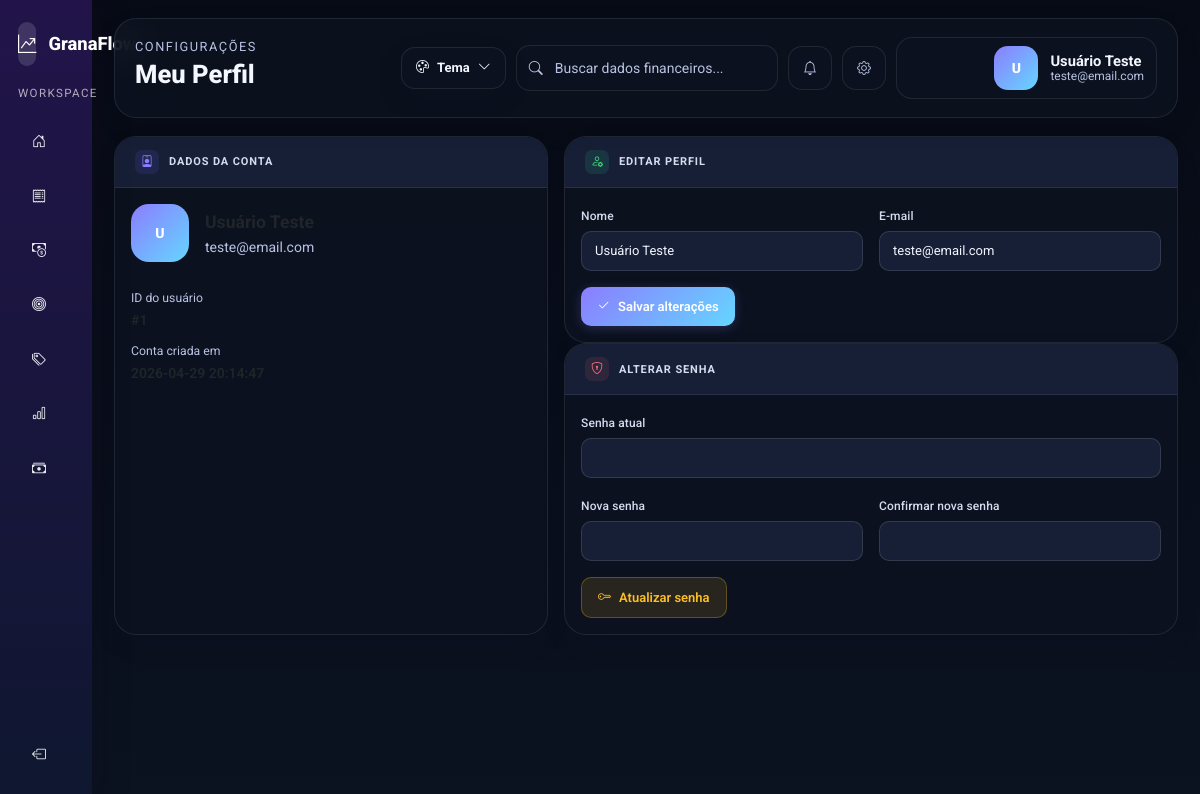
Page /public/perfil (signed in) on the committed database.
### tables this page shows
CREATE TABLE IF NOT EXISTS usuarios (
  id_usuario INT AUTO_INCREMENT PRIMARY KEY,
  nome VARCHAR(30) NOT NULL,
  email VARCHAR(50) NOT NULL UNIQUE,
  senha VARCHAR(255) NOT NULL,
  id_moeda INT DEFAULT 1,
  data_criacao DATETIME DEFAULT CURRENT_TIMESTAMP,
  data_atualizacao DATETIME DEFAULT CURRENT_TIMESTAMP ON UPDATE CURRENT_TIMESTAMP,
  FOREIGN KEY (id_moeda) REFERENCES moedas(id_moeda)
);

### app/Core/Controller.php (called while the page is built, shortened)
<?php
class Controller
{
    public function model($model)
    {
        $file = dirname(__DIR__) . '/Models/' . $model . '.php';
        return new $modelClass();
    }
    public function view($view, $data = [])
    {
        extract($data);
        $file = dirname(__DIR__) . '/Views/' . $view . '.php';
        require_once $file;
    }
}

### app/Controllers/PerfilController.php (called while the page is built, shortened)
<?php
class PerfilController extends Controller
{
    public function index()
    {
        $userModel = $this->model('User');
        $usuario = $userModel->getById($_SESSION['id_usuario']);
        $data = [
            'csrf_token' => $this->gerarTokenCSRF(),
            'usuario' => $usuario,
            'nome_usuario' => $usuario['nome'] ?? ($_SESSION['nome'] ?? 'Usuário'),
        ];
        $this->view('perfil/index', $data);
    }
}

### app/Core/App.php (called while the page is built, shortened)
<?php
class App
{
    protected $method     = 'login';
    public function __construct()
    {
        $url = $this->parseUrl();
        $route = strtolower($url[0]);
        $aliases = [
            'categoria' => 'CategoriaController',
            'categorias' => 'CategoriaController',
            'perfil' => 'PerfilController',
            'relatorio' => 'RelatorioController',
            'relatorios' => 'RelatorioController',
            'receita' => 'ReceitasController',
            'receitas' => 'ReceitasController',
        ];
        $controllerNome = $aliases[$route] ?? (ucfirst($route) . 'Controller');
        $this->controller = $controllerNome;
        unset($url[0]);
        $url = array_values($url);
        $controllerObj   = new $controllerClass();
        if (!empty($url[0]) && method_exists($controllerObj, $url[0])) {
            $this->method = $url[0];
            unset($url[0]);
            $url = array_values($url);
        } else {
            $defaults = [
                'AuthController'      => 'login',
                'DashboardController' => 'index',
                'GastosController'    => 'index',
                'MetasController'     => 'index',
            ];
            $this->method = $defaults[$this->controller] ?? 'index';
        }
        $this->params = $url;
        call_user_func_array([$controllerObj, $this->method], $this->params);
    }
    protected function parseUrl()
    {
        if (isset($_GET['url'])) {
            return array_values(explode(
                '/',
                filter_var(rtrim($_GET['url'], '/'), FILTER_SANITIZE_URL)
            ));
        }
        return [];
    }
}

### public/index.php (called while the page is built)
<?php
require_once dirname(__DIR__) . '/app/init.php';
require_once dirname(__DIR__) . '/app/Core/App.php';
new \App\Core\App();

### app/init.php (called while the page is built, shortened)
<?php
spl_autoload_register(function ($class) {
    if (strpos($class, 'App\\') === 0) {
        $relative = substr($class, 4);
        $relative = str_replace('\\', '/', $relative);
        $file = dirname(__DIR__) . '/app/' . $relative . '.php';
    }
});

### app/Core/Model.php (called while the page is built, shortened)
<?php
class Model
{
    public function __construct()
    {
        $host   = "localhost";
        $usuario = "root";
        $senha  = "";
        $banco  = "granaflow";
        $porta  = 3308;
        $this->db = new mysqli($host, $usuario, $senha, $banco, $porta);
    }
}

### app/Models/User.php (called while the page is built, shortened)
<?php
class User extends Model
{
    public function getById($id_usuario)
    {
        $sql = "SELECT id_usuario, nome, email, id_moeda, data_criacao, data_atualizacao FROM usuarios WHERE id_usuario = ?";
        $stmt = $this->db->prepare($sql);
        $stmt->bind_param("i", $id_usuario);
        $stmt->execute();
        return $stmt->get_result()->fetch_assoc();
    }
}

### app/Views/perfil/index.php (the view, shortened to what this page needs)
<?php
require_once dirname(__DIR__) . '/partials/shell_top.php';
?>
<div class="row g-3">
    <div class="col-lg-5">
        <div class="card formulario-card h-100">
            <div class="card-header">
                <div class="card-header-icon" style="background:rgba(108,99,255,0.12);color:var(--accent);">
                    <i class="bi bi-person-badge"></i>
                </div>
                <h6>Dados da Conta</h6>
            </div>
            <div class="card-body">
                <div class="d-flex align-items-center gap-3 mb-4">
                    <div class="crm-user-avatar" style="width:58px;height:58px;border-radius:18px;">
                        <?= strtoupper(substr($usuario['nome'] ?? ($_SESSION['nome'] ?? 'U'), 0, 1)) ?>
                    </div>
                    <div>
                        <div class="fw-bold" style="font-size:1.1rem;"><?= htmlspecialchars($usuario['nome'] ?? ($_SESSION['nome'] ?? 'Usuário')) ?></div>
                        <div class="page-subtitle"><?= htmlspecialchars($usuario['email'] ?? ($_SESSION['email'] ?? '')) ?></div>
                    </div>
                </div>
                <div class="mb-2">
                    <small class="page-subtitle">ID do usuário</small>
                    <div class="fw-semibold">#<?= (int) ($_SESSION['id_usuario'] ?? 0) ?></div>
                </div>
                <div class="mb-2">
                    <small class="page-subtitle">Conta criada em</small>
                    <div class="fw-semibold"><?= htmlspecialchars($usuario['data_criacao'] ?? '—') ?></div>
                </div>
            </div>
        </div>
    </div>
    <div class="col-lg-7">
        <div class="card formulario-card mb-3">
            <div class="card-header">
                <div class="card-header-icon" style="background:rgba(52,211,153,0.12);color:var(--green);">
                    <i class="bi bi-person-gear"></i>
                </div>
                <h6>Editar Perfil</h6>
            </div>
            <div class="card-body">
                <form method="POST" action="<?= BASE_URL ?>perfil/atualizar" class="row g-3">
                    <div class="col-md-6">
                        <label class="form-label">Nome</label>
                        <input type="text" name="nome" class="form-control" value="<?= htmlspecialchars($usuario['nome'] ?? '') ?>" minlength="3" maxlength="30" required>
                    </div>
                    <div class="col-md-6">
                        <label class="form-label">E-mail</label>
                        <input type="email" name="email" class="form-control" value="<?= htmlspecialchars($usuario['email'] ?? '') ?>" required>
                    </div>
                    <div class="col-12">
                        <button type="submit" class="btn btn-primary btn-acao">
                            <i class="bi bi-check2 me-2"></i>Salvar alterações
                        </button>
                    </div>
                </form>
            </div>
        </div>
        <div class="card formulario-card" id="senha">
            <div class="card-header">
                <div class="card-header-icon" style="background:rgba(248,113,113,0.10);color:var(--red);">
                    <i class="bi bi-shield-lock"></i>
                </div>
                <h6>Alterar Senha</h6>
            </div>
            <div class="card-body">
                <form method="POST" action="<?= BASE_URL ?>perfil/senha" class="row g-3">
                    <div class="col-12">
                        <label class="form-label">Senha atual</label>
                        <input type="password" name="senha_atual" class="form-control" required>
                    </div>
                    <div class="col-md-6">
                        <label class="form-label">Nova senha</label>
                        <input type="password" name="senha_nova" class="form-control" minlength="6" required>
                    </div>
                    <div class="col-md-6">
                        <label class="form-label">Confirmar nova senha</label>
                        <input type="password" name="confirmar_senha" class="form-control" minlength="6" required>
                    </div>
                    <div class="col-12">
                        <button type="submit" class="btn btn-warning btn-acao">
                            <i class="bi bi-key me-2"></i>Atualizar senha
                        </button>
                    </div>
                </form>
            </div>
        </div>
    </div>
</div>
<?php require_once dirname(__DIR__) . '/partials/shell_bottom.php'; ?>

### rows in the picture
usuarios: nome "U", nome "Usuário Teste", email "teste@email.com", data_criacao "2026-04-29 20:14:47"

### other values in the picture
$pageKicker "CONFIGURAÇÕES"
$pageHeading "Meu Perfil"
substr($userName, 0, 1) "U"
$userName "Usuário Teste"
$userEmail "teste@email.com"
$_SESSION['id_usuario'] "1"
